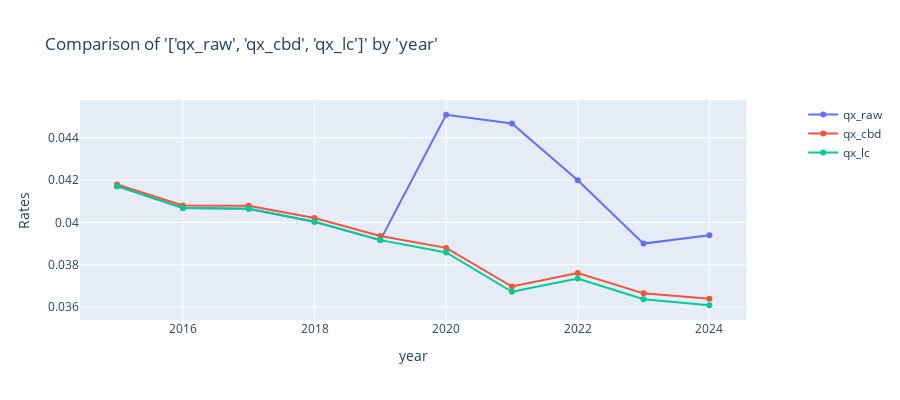

Notebook code for this chart:
### Markdown cell above
### Chart

### Code cell
charters.compare_rates(
    excess_grouped[excess_grouped['mapped_age']>=65],
    x_axis="year",
    rates=["qx_raw", "qx_cbd", "qx_lc"],
    weights=["population"],
)

### Figure 1 — Plotly figure (JSON) as saved in the notebook; plotly's stock layout.template omitted (floating-point values rounded to 4 significant figures)
{"data": [{"mode": "lines+markers", "name": "qx_raw", "type": "scatter", "x": [2015, 2016, 2017, 2018, 2019, 2020, 2021, 2022, 2023, 2024], "xaxis": "x", "y": [0.04171, 0.04068, 0.04065, 0.04004, 0.03917, 0.04508, 0.04467, 0.04199, 0.039, 0.0394], "yaxis": "y"}, {"mode": "lines+markers", "name": "qx_cbd", "type": "scatter", "x": [2015, 2016, 2017, 2018, 2019, 2020, 2021, 2022, 2023, 2024], "xaxis": "x", "y": [0.0418, 0.0408, 0.04079, 0.04022, 0.03936, 0.0388, 0.03698, 0.03761, 0.03665, 0.03639], "yaxis": "y"}, {"mode": "lines+markers", "name": "qx_lc", "type": "scatter", "x": [2015, 2016, 2017, 2018, 2019, 2020, 2021, 2022, 2023, 2024], "xaxis": "x", "y": [0.04171, 0.04068, 0.04065, 0.04004, 0.03917, 0.03858, 0.03673, 0.03735, 0.03637, 0.03609], "yaxis": "y"}], "layout": {"height": 400, "title": {"text": "Comparison of '['qx_raw', 'qx_cbd', 'qx_lc']' by 'year'"}, "xaxis": {"anchor": "y", "domain": [0, 0.94], "title": {"text": "year"}}, "yaxis": {"anchor": "x", "domain": [0, 1], "title": {"text": "Rates"}, "type": "-"}, "yaxis2": {"anchor": "x", "overlaying": "y", "side": "right"}}}
